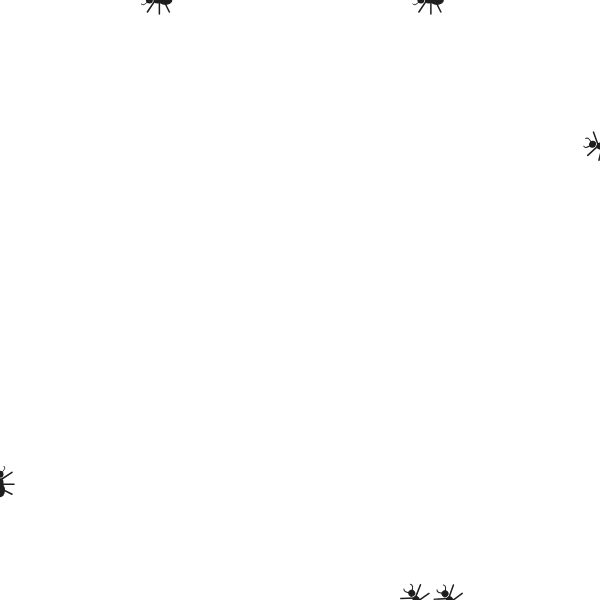
Frame 1 (no input)
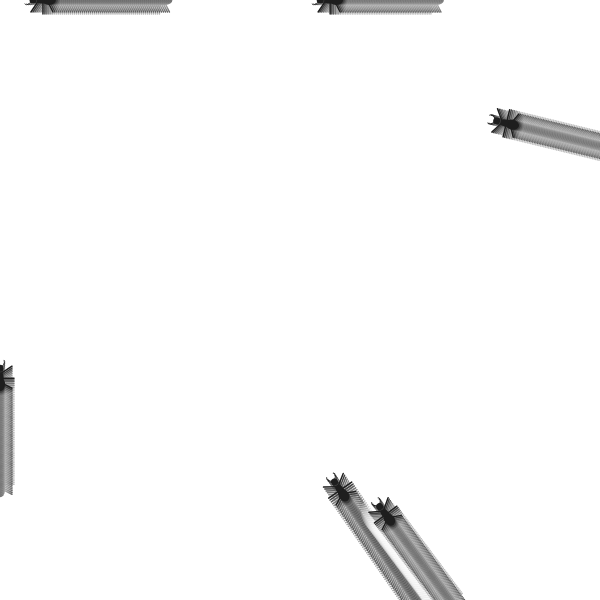
Frame 60 (no input)
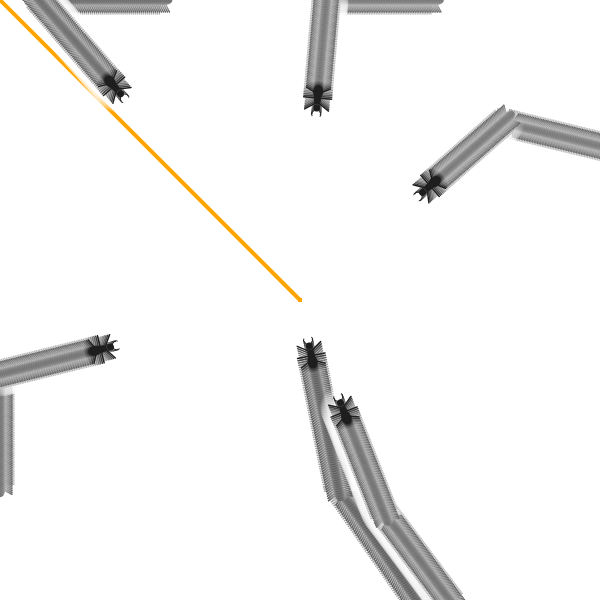
Frame 120 (the mouse pressed at the canvas centre since frame 60)

The p5.js sketch that drew these frames (run headless with seeded random() and noise() and a simulated clock; from frame 60 on, the mouse is pressed at the canvas centre):

// p5.js sketch
// ── sketch.js
let ants = []; 
let maxAnts = 6;
let mode = 'BRUSH'; // 当前模式：'BRUSH' (画笔) 或 'SPRAY' (杀虫剂)
let pesticideBtn, brushBtn; // 按钮变量
let cleanTimer = 0; // 计时器：计算屏幕变白了多久
let reviveTimer = 0; // 计时器：控制3秒后虫子复活
let totalCleanTime = 60; // 喷白后需要保持的帧数

function setup() {
  createCanvas(600, 600);
  background(255);

  // 初始化：让6只蚂蚁散布在四面八方
  for (let i = 0; i < maxAnts; i++) {
    ants.push(new Ant(i));
  }

  // 创建 UI 按钮
  pesticideBtn = createButton('pesticide');
  pesticideBtn.position(width + 10, 20); 
  pesticideBtn.mousePressed(switchToSprayMode);
  
  brushBtn = createButton('brush');
  brushBtn.position(width + 10, 60);
  brushBtn.mousePressed(switchToBrushMode);
}

function draw() {
  // 1. 根据模式判断鼠标按下的互动
  if (mouseIsPressed && mode === 'BRUSH') {
    // 画笔模式：画黑线
    stroke('orange');
    strokeWeight(4);
    line(mouseX, mouseY, pmouseX, pmouseY);
  } else if (mouseIsPressed && mode === 'SPRAY') {
    // 杀虫剂模式：喷雾状白色画笔
    sprayPesticide();
    
    // 如果虫子全死光了，开始计算喷白页面的时间
    if (ants.length === 0) {
      cleanTimer++;
      if (cleanTimer >= totalCleanTime) {
        resetScreenToWhite();
      }
    }
  }

  // 2. 蚂蚁的死活与运动逻辑
  if (mode === 'SPRAY') {
    // 如果是杀虫剂模式，检测虫子有没有被喷死
    checkPesticideCollisions();
  } else {
    // 如果是画笔模式，蚂蚁正常朝鼠标爬行
    for (let i = 0; i < ants.length; i++) {
      ants[i].update();
    }
  }

  // 3. 3秒后虫子重新复活出来的逻辑
  if (reviveTimer > 0) {
    reviveTimer--;
    if (reviveTimer === 0) {
      ants = [];
      for (let i = 0; i < maxAnts; i++) {
        ants.push(new Ant(i));
      }
    }
  }

  // 4. 渲染所有活着的蚂蚁
  for (let i = 0; i < ants.length; i++) {
    ants[i].display();
  }
}

// 杀虫剂喷雾效果（白色散落粒子）
function sprayPesticide() {
  for (let i = 0; i < 20; i++) {
    let xOff = randomGaussian() * 30;
    let yOff = randomGaussian() * 30;
    noStroke();
    fill(255, 30); // 半透明白，多喷几下就变纯白了
    ellipse(mouseX + xOff, mouseY + yOff, random(10, 30), random(10, 30));
  }
}

// 检查蚂蚁是否被杀虫剂碰到
function checkPesticideCollisions() {
  for (let i = ants.length - 1; i >= 0; i--) {
    let d = dist(ants[i].x, ants[i].y, mouseX, mouseY);
    // 如果蚂蚁靠近喷雾中心，就被消灭
    if (d < 35 && mouseIsPressed) {
      ants.splice(i, 1); // 从数组中移除这只蚂蚁
    }
  }
}

// 变回纯白画布，并开启3秒复活倒计时
function resetScreenToWhite() {
  background(255);
  cleanTimer = 0; 
  reviveTimer = 180; // 180帧大约就是3秒（在60fps下）
  mode = 'BRUSH'; // 自动切回画笔模式
}

// 按钮切换函数
function switchToSprayMode() { mode = 'SPRAY'; }
function switchToBrushMode() { mode = 'BRUSH'; cleanTimer = 0; }

function doubleClicked() {
  background(255);
  reviveTimer = 0; 
}

// ==========================================
// 🐜 核心：大蚂蚁类 (Ant Class)
// ==========================================
class Ant {
  constructor(index) {
    // 强制让6只蚂蚁均匀分布在画布四周
    if (index % 4 === 0) { this.x = random(width); this.y = 0; }         
    else if (index % 4 === 1) { this.x = random(width); this.y = height; } 
    else if (index % 4 === 2) { this.x = 0; this.y = random(height); }     
    else { this.x = width; this.y = random(height); }                     
    
    this.speed = random(1.5, 2.5); 
    this.personalAngle = (TWO_PI / maxAnts) * index; 
  }

  update() {
    let targetX = mouseX;
    let targetY = mouseY;
    let d = dist(this.x, this.y, mouseX, mouseY);

    // 靠近鼠标时优雅包围
    if (d < 35) {
      targetX = mouseX + cos(this.personalAngle) * 25;
      targetY = mouseY + sin(this.personalAngle) * 25;
    }

    let moveAngle = atan2(targetY - this.y, targetX - this.x);
    
    if (dist(this.x, this.y, targetX, targetY) > 2) {
      this.x += cos(moveAngle) * this.speed;
      this.y += sin(moveAngle) * this.speed;
    }
  }

  display() {
    // 擦除残影
    noStroke();
    fill(255, 40); 
    ellipse(this.x, this.y, 45, 45);

    // 绘制清晰的大蚂蚁
    push();
    translate(this.x, this.y); 
    let lookAtMouseAngle = atan2(mouseY - this.y, mouseX - this.x);
    rotate(lookAtMouseAngle); 

    fill(30); 
    
    // 6条腿
    stroke(30);
    strokeWeight(1.5);
    line(0, 0, 8, -12); line(0, 0, 8, 12);
    line(-4, 0, -4, -14); line(-4, 0, -4, 14);
    line(-8, 0, -14, -12); line(-8, 0, -14, 12);

    // 身体三节
    noStroke();
    ellipse(-10, 0, 14, 10); // 后腹
    ellipse(-2, 0, 8, 7);    // 胸
    ellipse(6, 0, 7, 7);     // 头
    
    // 触角
    stroke(30);
    strokeWeight(1);
    noFill();
    bezier(6, 0, 10, -4, 12, -6, 14, -4); 
    bezier(6, 0, 10, 4, 12, 6, 14, 4);   

    pop();
  }
}
